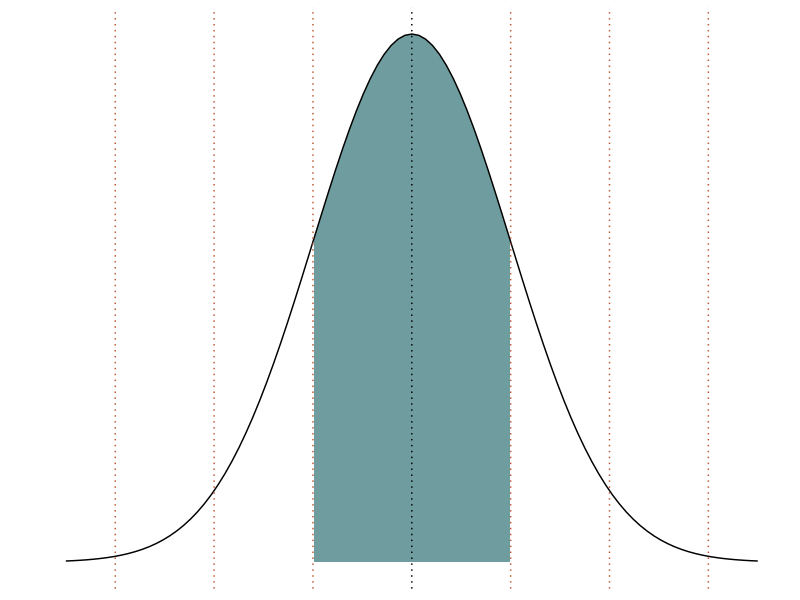
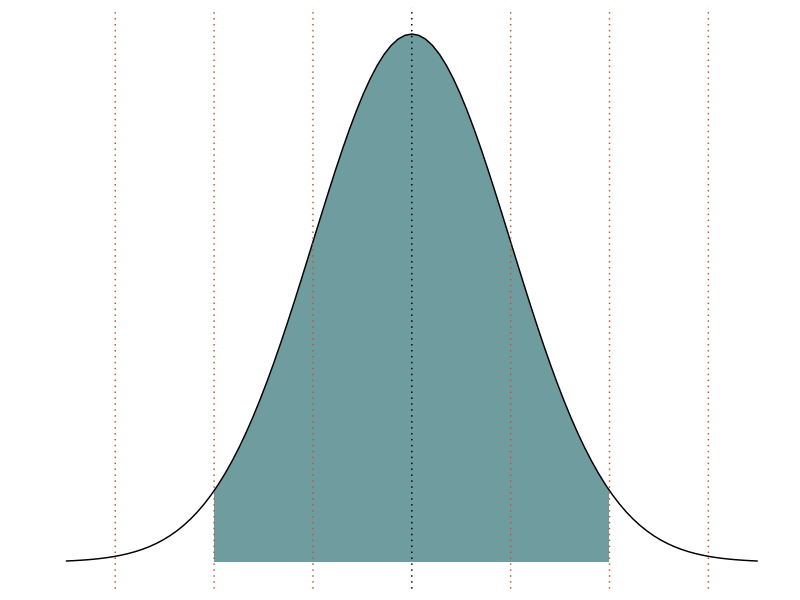
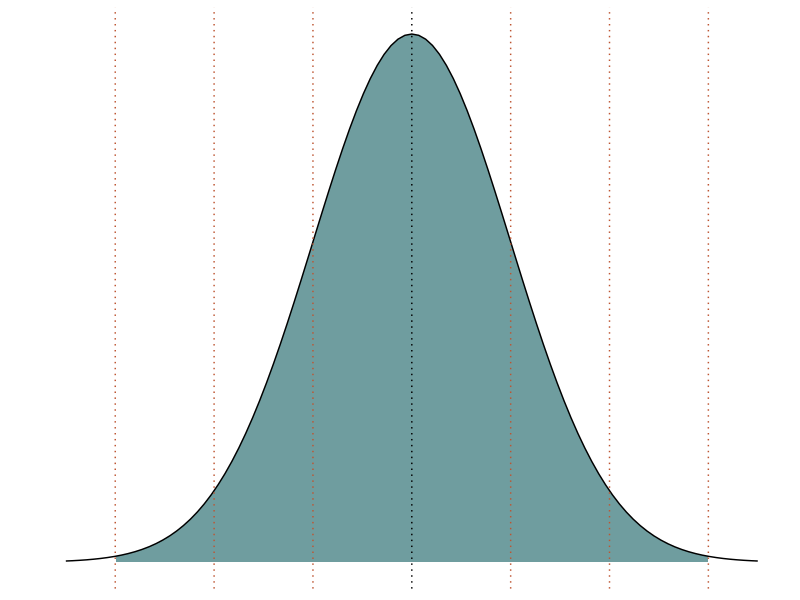

Recreate these plots in R, in order.
library(ggplot2)

sigma1 <- function(x) {
  y <- dnorm(x)
  y[x < -1 | x > 1] <- NA
  return(y)
}

sigma2 <- function(x) {
  y <- dnorm(x)
  y[x < -2 | x > 2] <- NA
  return(y)
}

sigma3 <- function(x) {
  y <- dnorm(x)
  y[x < -3 | x > 3] <- NA
  return(y)
}
# ggplot() with dummy data
ggplot(data.frame(x=c(-3.5, 3.5)), aes(x = x)) +
  stat_function(fun = sigma1, geom = "area", fill = "#6f9d9f", n = 500) +
  stat_function(fun = dnorm) + 
  #ggtitle('68%') +
  geom_vline(xintercept=0, linetype="dotted") +
  geom_vline(xintercept=1, linetype="dotted", color="#bd5532") +
  geom_vline(xintercept=-1, linetype="dotted", color="#bd5532") +
  geom_vline(xintercept=2, linetype="dotted", color="#bd5532") +
  geom_vline(xintercept=-2, linetype="dotted", color="#bd5532") +
  geom_vline(xintercept=3, linetype="dotted", color="#bd5532") +
  geom_vline(xintercept=-3, linetype="dotted", color="#bd5532") +
  labs(x = "", y = "") + 
  theme(panel.grid.major = element_blank(), panel.grid.minor = element_blank(),
        panel.background = element_blank(), axis.line = element_blank(),
        plot.title = element_text(hjust = 0.5, colour = "#d7191c"), axis.title.x=element_blank(),
        axis.text.x=element_blank(), axis.text.y=element_blank(),
        axis.ticks.x=element_blank(), axis.ticks.y=element_blank())

ggplot(data.frame(x=c(-3.5, 3.5)), aes(x = x)) +
  stat_function(fun = sigma2, geom = "area", fill = "#6f9d9f", n = 500) +
  stat_function(fun = dnorm) + 
  #ggtitle('68%') +
  geom_vline(xintercept=0, linetype="dotted") +
  geom_vline(xintercept=1, linetype="dotted", color="#bd5532") +
  geom_vline(xintercept=-1, linetype="dotted", color="#bd5532") +
  geom_vline(xintercept=2, linetype="dotted", color="#bd5532") +
  geom_vline(xintercept=-2, linetype="dotted", color="#bd5532") +
  geom_vline(xintercept=3, linetype="dotted", color="#bd5532") +
  geom_vline(xintercept=-3, linetype="dotted", color="#bd5532") +
  
  labs(x = "", y = "") + 
  theme(panel.grid.major = element_blank(), panel.grid.minor = element_blank(),
        panel.background = element_blank(), axis.line = element_blank(),
        plot.title = element_text(hjust = 0.5, colour = "#ffffbf"), axis.title.x=element_blank(),
        axis.text.x=element_blank(), axis.text.y=element_blank(),
        axis.ticks.x=element_blank(), axis.ticks.y=element_blank())

ggplot(data.frame(x=c(-3.5, 3.5)), aes(x = x)) +
  stat_function(fun = sigma3, geom = "area", fill = "#6f9d9f", n = 500) +
  stat_function(fun = dnorm) + 
  #ggtitle('68%') +
  geom_vline(xintercept=0, linetype="dotted") +
  geom_vline(xintercept=1, linetype="dotted", color="#bd5532") +
  geom_vline(xintercept=-1, linetype="dotted", color="#bd5532") +
  geom_vline(xintercept=2, linetype="dotted", color="#bd5532") +
  geom_vline(xintercept=-2, linetype="dotted", color="#bd5532") +
  geom_vline(xintercept=3, linetype="dotted", color="#bd5532") +
  geom_vline(xintercept=-3, linetype="dotted", color="#bd5532") +
  labs(x = "", y = "") + 
  theme(panel.grid.major = element_blank(), panel.grid.minor = element_blank(),
        panel.background = element_blank(), axis.line = element_blank(),
        plot.title = element_text(hjust = 0.5, colour = "#2c7bb6"), axis.title.x=element_blank(),
        axis.text.x=element_blank(), axis.text.y=element_blank(),
        axis.ticks.x=element_blank(), axis.ticks.y=element_blank())